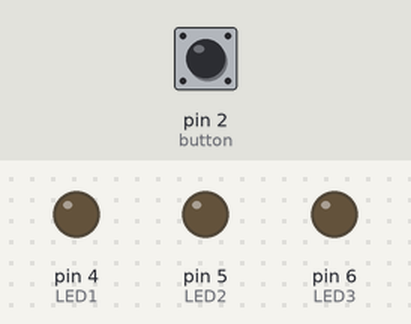
A sketch run on a simulated Arduino Uno, built with avr-gcc and run on an emulated ATmega328P. On the bench: output pins drawn as LEDs (lit = HIGH). Dashed ring = blinking. The inputs (shaded band) are chosen by the test bench; at power-on: pin 2 (button) HIGH.

Above: at 1.2 s.
1.3 s: pin 2 (button) pulled LOW for 1 s
At 2.9 s:
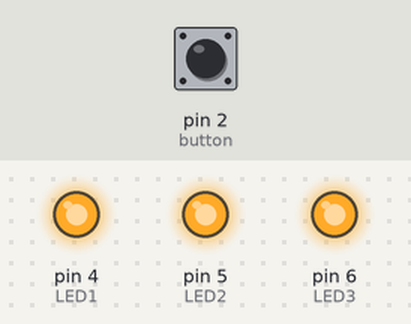
3.8 s: pin 2 (button) pulled LOW for 0.15 s
At 4.4 s:
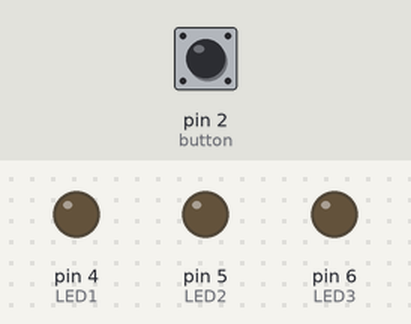
5.4 s: pin 2 (button) pulled LOW for 3.2 s
At 5.53 s:
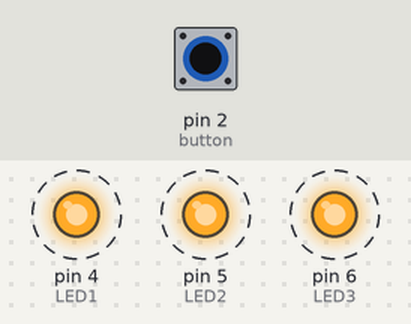
Timing chart, 0 to 9.9 s (numbered marks = the images above; inputs shaded):
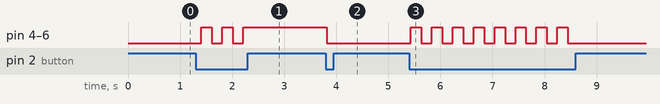

Measured:
- after the input at 1.3 s, pin 4 (LED1), pin 5 (LED2), pin 6 (LED3): alternates HIGH for 0.20 s and LOW for 0.20 s, 5 changes in all, then stays HIGH, starting after 0.11 s
- after the input at 3.8 s, pin 4 (LED1), pin 5 (LED2), pin 6 (LED3): HIGH → LOW at once
- after the input at 5.4 s, pin 4 (LED1), pin 5 (LED2), pin 6 (LED3): alternates HIGH for 0.20 s and LOW for 0.20 s, 16 changes in all, then stays LOW, starting at once

The sketch:

button03.ino
```cpp
#define LED1 4
#define LED2 5
#define LED3 6
#define button 2

boolean  buttonState  ;
boolean State = LOW;
unsigned long DebounceDelay = 200;
unsigned long DebounceLast = 0;

void setup() {
  pinMode(LED1,OUTPUT);
  pinMode(LED2,OUTPUT);
  pinMode(LED3,OUTPUT);
  pinMode(button,INPUT);
  interrupts();
  Serial.begin(9600);
}

void loop() {
  buttonState = digitalRead(button);
     if((millis()-DebounceLast)>DebounceDelay){
        if(buttonState == LOW){
        State = !State;
       }
         digitalWrite(LED1,State);
         digitalWrite(LED2,State);
         digitalWrite(LED3,State);

       //Serial.print("buttonState = "); Serial.println(buttonState);
       //delay(500);
       DebounceLast = millis();
       }
}
```
